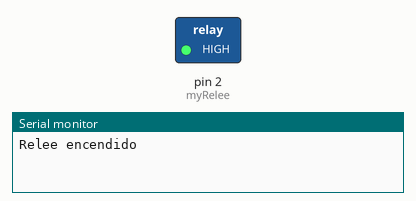
Recording of a sketch running on a simulated Arduino Uno, built with avr-gcc and run on an emulated ATmega328P. On the bench: switched loads named in the sketch (green lamp = pin HIGH), the last lines printed to the serial monitor.

Above: at 1.0 s.
At 3.0 s:
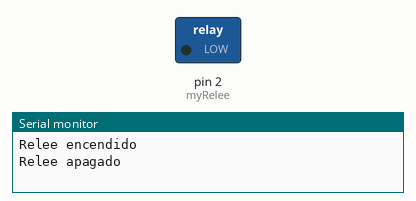
Timing chart, 0 to 5.2 s (numbered marks = the images above):
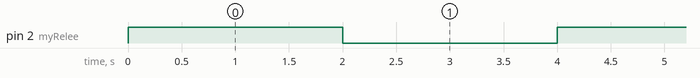

Measured:
- by itself, pin 2 (myRelee): alternates HIGH for 2.0 s and LOW for 2.0 s

The sketch:

rele.ino
```cpp
  const int myRelee = 2;   // Declaramos la salida del relee
                          // LOW encendido HIGH apagado

 void setup(){
   // Relee
   pinMode(myRelee, OUTPUT);
   // Declaramos que el pin sera salida
   // Preparamos el puerto serie
   Serial.begin(9600);
 }

 void loop(){
   digitalWrite(myRelee, HIGH);
   Serial.println("Relee encendido");
   delay (2000);
   digitalWrite(myRelee, LOW);
   Serial.println("Relee apagado");
   delay (2000);
 }
```
